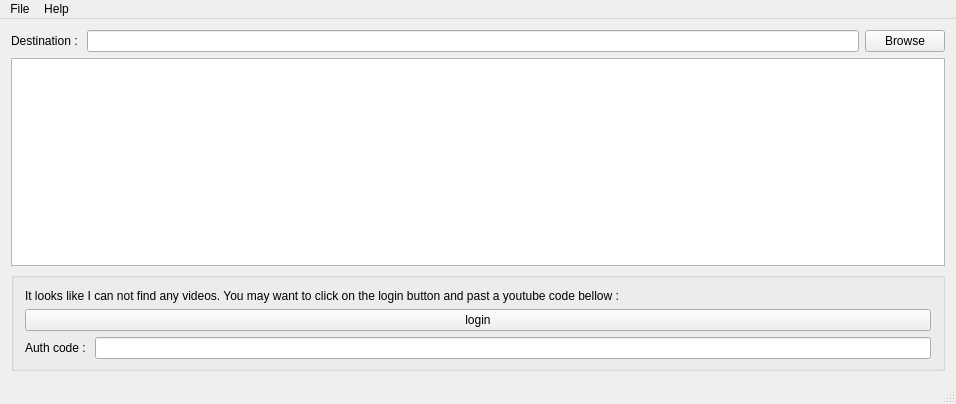
<?xml version="1.0" encoding="UTF-8"?>
<ui version="4.0">
 <class>MainWindow</class>
 <widget class="QMainWindow" name="MainWindow">
  <property name="enabled">
   <bool>true</bool>
  </property>
  <property name="geometry">
   <rect>
    <x>0</x>
    <y>0</y>
    <width>956</width>
    <height>404</height>
   </rect>
  </property>
  <property name="windowTitle">
   <string>Localtube</string>
  </property>
  <property name="windowIcon">
   <iconset resource="ressource.qrc">
    <normaloff>:/images/icon.png</normaloff>:/images/icon.png</iconset>
  </property>
  <widget class="QWidget" name="centralWidget">
   <layout class="QVBoxLayout" name="verticalLayout">
    <item>
     <layout class="QHBoxLayout" name="destination">
      <item>
       <widget class="QLabel" name="label_2">
        <property name="sizePolicy">
         <sizepolicy hsizetype="Fixed" vsizetype="Preferred">
          <horstretch>0</horstretch>
          <verstretch>0</verstretch>
         </sizepolicy>
        </property>
        <property name="text">
         <string>Destination : </string>
        </property>
        <property name="margin">
         <number>0</number>
        </property>
       </widget>
      </item>
      <item>
       <widget class="QLineEdit" name="downloadDestination">
        <property name="minimumSize">
         <size>
          <width>200</width>
          <height>0</height>
         </size>
        </property>
       </widget>
      </item>
      <item>
       <widget class="QPushButton" name="browse">
        <property name="text">
         <string>Browse</string>
        </property>
       </widget>
      </item>
     </layout>
    </item>
    <item>
     <widget class="QTableView" name="widgetListVideos">
      <property name="editTriggers">
       <set>QAbstractItemView::NoEditTriggers</set>
      </property>
      <property name="selectionMode">
       <enum>QAbstractItemView::ExtendedSelection</enum>
      </property>
      <property name="selectionBehavior">
       <enum>QAbstractItemView::SelectRows</enum>
      </property>
      <property name="iconSize">
       <size>
        <width>10</width>
        <height>10</height>
       </size>
      </property>
      <property name="cornerButtonEnabled">
       <bool>false</bool>
      </property>
      <attribute name="horizontalHeaderDefaultSectionSize">
       <number>100</number>
      </attribute>
      <attribute name="verticalHeaderVisible">
       <bool>false</bool>
      </attribute>
     </widget>
    </item>
    <item>
     <widget class="QGroupBox" name="loginBox">
      <property name="title">
       <string/>
      </property>
      <property name="alignment">
       <set>Qt::AlignLeading|Qt::AlignLeft|Qt::AlignVCenter</set>
      </property>
      <layout class="QVBoxLayout" name="verticalLayout_2" stretch="0,0,0">
       <property name="bottomMargin">
        <number>9</number>
       </property>
       <item>
        <widget class="QLabel" name="label_3">
         <property name="text">
          <string>It looks like I can not find any videos. You may want to click on the login button and past a youtube code bellow : </string>
         </property>
         <property name="wordWrap">
          <bool>true</bool>
         </property>
        </widget>
       </item>
       <item>
        <widget class="QPushButton" name="loginButton">
         <property name="sizePolicy">
          <sizepolicy hsizetype="Minimum" vsizetype="Minimum">
           <horstretch>0</horstretch>
           <verstretch>0</verstretch>
          </sizepolicy>
         </property>
         <property name="text">
          <string>login</string>
         </property>
        </widget>
       </item>
       <item>
        <layout class="QHBoxLayout" name="horizontalLayout">
         <item>
          <widget class="QLabel" name="label">
           <property name="sizePolicy">
            <sizepolicy hsizetype="Fixed" vsizetype="Preferred">
             <horstretch>0</horstretch>
             <verstretch>0</verstretch>
            </sizepolicy>
           </property>
           <property name="text">
            <string>Auth code : </string>
           </property>
          </widget>
         </item>
         <item>
          <widget class="QLineEdit" name="authCode"/>
         </item>
        </layout>
       </item>
      </layout>
     </widget>
    </item>
   </layout>
  </widget>
  <widget class="QMenuBar" name="menuBar">
   <property name="geometry">
    <rect>
     <x>0</x>
     <y>0</y>
     <width>956</width>
     <height>22</height>
    </rect>
   </property>
   <widget class="QMenu" name="menuFile">
    <property name="title">
     <string>File</string>
    </property>
    <addaction name="actionQuite"/>
   </widget>
   <widget class="QMenu" name="menuHelp">
    <property name="title">
     <string>Help</string>
    </property>
    <addaction name="actionAbout"/>
   </widget>
   <addaction name="menuFile"/>
   <addaction name="menuHelp"/>
  </widget>
  <widget class="QStatusBar" name="statusBar"/>
  <action name="actionQuite">
   <property name="text">
    <string>Quit</string>
   </property>
   <property name="shortcut">
    <string>Ctrl+Q</string>
   </property>
  </action>
  <action name="actionAbout">
   <property name="text">
    <string>About</string>
   </property>
  </action>
 </widget>
 <layoutdefault spacing="6" margin="11"/>
 <resources>
  <include location="ressource.qrc"/>
 </resources>
 <connections/>
</ui>
